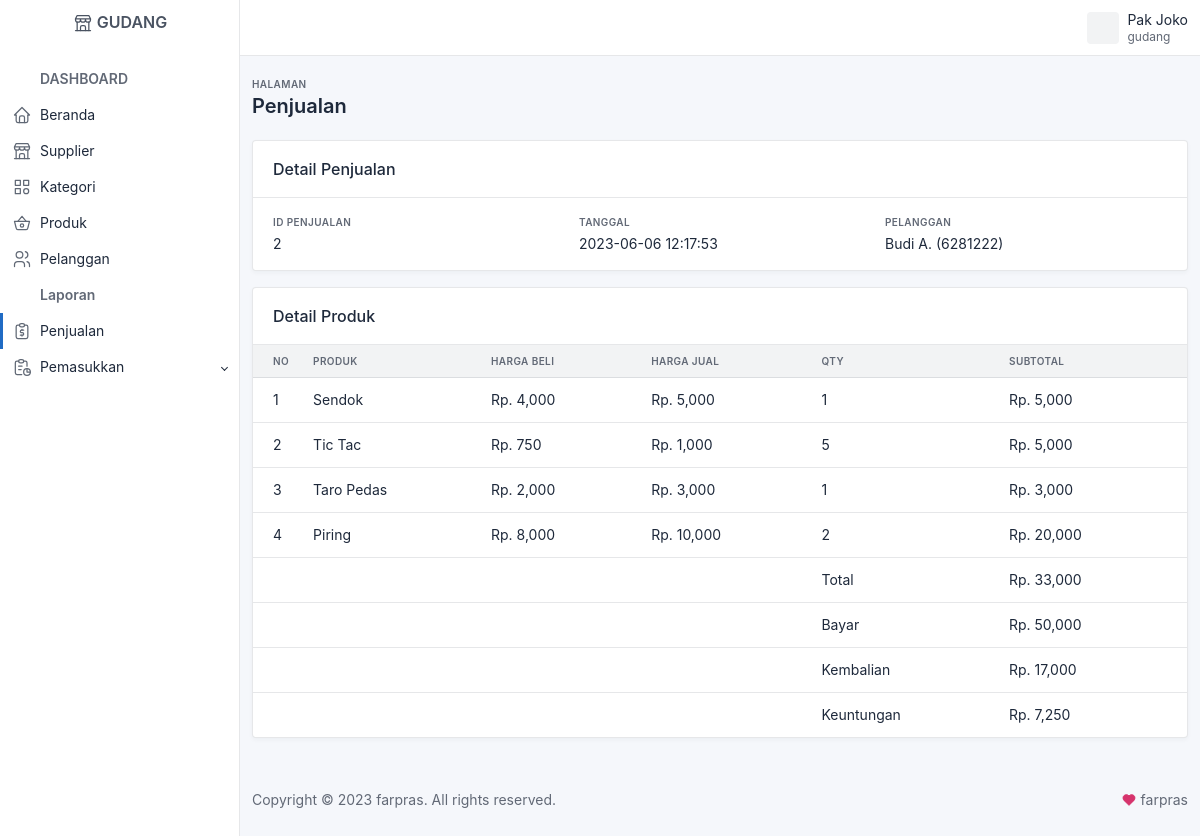
The app's page /gudang/index.php?page=penjualan_produk&id=2 (signed in) with its own data.
### tables this page shows
CREATE TABLE IF NOT EXISTS `penjualan` (
  `id_penjualan` int(11) NOT NULL AUTO_INCREMENT,
  `id_pelanggan` int(11) DEFAULT NULL,
  `id_toko` int(11) NOT NULL,
  `id_user` int(11) NOT NULL,
  `tanggal_penjualan` datetime NOT NULL,
  `total_penjualan` int(11) NOT NULL,
  `bayar_penjualan` int(11) NOT NULL,
  `kembalian_penjualan` int(11) NOT NULL,
  PRIMARY KEY (`id_penjualan`)
);

CREATE TABLE IF NOT EXISTS `pelanggan` (
  `id_pelanggan` int(11) NOT NULL AUTO_INCREMENT,
  `id_toko` int(11) NOT NULL,
  `nama_pelanggan` varchar(100) NOT NULL,
  `email_pelanggan` varchar(100) NOT NULL,
  `telepon_pelanggan` varchar(25) NOT NULL,
  `alamat_pelanggan` varchar(100) NOT NULL,
  PRIMARY KEY (`id_pelanggan`)
);

CREATE TABLE IF NOT EXISTS `penjualan_produk` (
  `id_penjualan_produk` int(11) NOT NULL AUTO_INCREMENT,
  `id_penjualan` int(11) NOT NULL,
  `id_produk` int(11) NOT NULL,
  `id_toko` int(11) NOT NULL,
  `harga_beli` int(11) NOT NULL,
  `nama_jual` varchar(255) NOT NULL,
  `harga_jual` int(11) NOT NULL,
  `jumlah_jual` int(11) NOT NULL,
  `subtotal_jual` int(11) NOT NULL,
  PRIMARY KEY (`id_penjualan_produk`)
);

### gudang/penjualan_produk.php (the view)
<?php
$id_toko = $_SESSION['user']['id_toko'];
$id_penjualan = $_GET['id'];
$ambil = $koneksi->query("SELECT * FROM penjualan
                            LEFT JOIN pelanggan ON penjualan.id_pelanggan=pelanggan.id_pelanggan
                                WHERE penjualan.id_penjualan='$id_penjualan' AND penjualan.id_toko='$id_toko'");
$penjualan = $ambil->fetch_assoc();
$produk = array();
$ambil = $koneksi->query("SELECT * FROM penjualan_produk WHERE id_penjualan='$id_penjualan' AND id_toko='$id_toko'");
while ($tiap = $ambil->fetch_assoc()) {
    $produk[] = $tiap;
}
?>
<div class="card">
    <div class="card-header">
        <h3 class="card-title">Detail Penjualan</h3>
    </div>
    <div class="card-body">
        <div class="datagrid">
            <div class="datagrid-item">
                <div class="datagrid-title">ID Penjualan</div>
                <div class="datagrid-content"><?= $penjualan['id_penjualan']; ?></div>
            </div>
            <div class="datagrid-item">
                <div class="datagrid-title">Tanggal</div>
                <div class="datagrid-content"><?= $penjualan['tanggal_penjualan']; ?></div>
            </div>
            <div class="datagrid-item">
                <div class="datagrid-title">Pelanggan</div>
                <div class="datagrid-content">
                    <?php if ($penjualan['id_pelanggan'] != 0) : ?>
                        <?= $penjualan['nama_pelanggan']; ?> (<?= $penjualan['telepon_pelanggan']; ?>)
                        <?php else : ?>-<?php endif; ?>
                </div>
            </div>
        </div>
    </div>
</div>
<div class="card mt-3">
    <div class="card-header">
        <h3 class="card-title">Detail Produk</h3>
    </div>
    <div class="table-responsive">
        <table class="table table-vcenter card-table">
            <thead>
                <tr>
                    <th class="w-1">No</th>
                    <th>Produk</th>
                    <th>Harga Beli</th>
                    <th>Harga Jual</th>
                    <th>QTY</th>
                    <th>Subtotal</th>
                </tr>
            </thead>
            <tbody>
                <?php $keuntungan = 0; ?>
                <?php foreach ($produk as $key => $value) : ?>
                    <?php $keuntungan += ($value['harga_jual'] - $value['harga_beli']) * $value['jumlah_jual']; ?>
                    <tr>
                        <td><?= $key + 1; ?></td>
                        <td><?= $value['nama_jual']; ?></td>
                        <td>Rp. <?= number_format($value['harga_beli']); ?></td>
                        <td>Rp. <?= number_format($value['harga_jual']); ?></td>
                        <td><?= $value['jumlah_jual']; ?></td>
                        <td>Rp. <?= number_format($value['subtotal_jual']); ?></td>
                    </tr>
                <?php endforeach; ?>
            </tbody>
            <tfoot>
                <tr>
                    <td colspan="4"></td>
                    <td colspan="1">Total</td>
                    <td>Rp. <?= number_format($penjualan['total_penjualan']); ?></td>
                </tr>
                <tr>
                    <td colspan="4"></td>
                    <td colspan="1">Bayar</td>
                    <td>Rp. <?= number_format($penjualan['bayar_penjualan']); ?></td>
                </tr>
                <tr>
                    <td colspan="4"></td>
                    <td colspan="1">Kembalian</td>
                    <td>Rp. <?= number_format($penjualan['kembalian_penjualan']); ?></td>
                </tr>
                <tr>
                    <td colspan="4"></td>
                    <td colspan="1">Keuntungan</td>
                    <td>Rp. <?= number_format($keuntungan) ?></td>
                </tr>
            </tfoot>
        </table>
    </div>
</div>

### records on screen
penjualan: id_penjualan "2", tanggal_penjualan "2023-06-06 12:17:53", id_pelanggan.nama_pelanggan "Budi A.", id_pelanggan.telepon_pelanggan "6281222", total_penjualan "33,000", bayar_penjualan "50,000", kembalian_penjualan "17,000"
penjualan_produk: nama_jual "Sendok", harga_beli "4,000", harga_jual "5,000", jumlah_jual "1", subtotal_jual "5,000"
penjualan_produk: nama_jual "Tic Tac", harga_beli "750", harga_jual "1,000", jumlah_jual "5", subtotal_jual "5,000"
penjualan_produk: nama_jual "Taro Pedas", harga_beli "2,000", harga_jual "3,000", jumlah_jual "1", subtotal_jual "3,000"
penjualan_produk: nama_jual "Piring", harga_beli "8,000", harga_jual "10,000", jumlah_jual "2", subtotal_jual "20,000"

### other values on screen
$_SESSION['user']['nama_user'] "Pak Joko"
$_SESSION['user']['level_user'] "gudang"
$subjudul "Penjualan"
$keuntungan "7,250"
